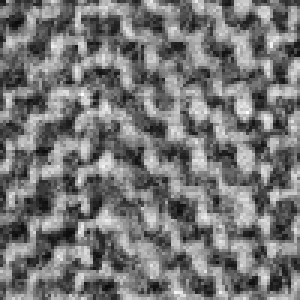
#> input picture images/orig_image_rezise.png, 100 x 100 px, given in place of brodatz_D1.jpeg, which was not available (shown 3 times larger)
$ python large_scale_test.py   (Python 2 division)   (older library calls are emulated)
#> lines starting #> are read from the running program, lines starting #| are printed output that depends on the picture; pictures that were not available may be replaced by others from this repository, and a replacement may not be noted
### images/gabor_class_test/jet_space.py
# -*- coding: utf-8 -*-
"""
Created on Fri Jan 23 12:29:16 2015

@author: frederik
"""

import cv2
import numpy as np

from gabor_complex import complexKernel

class jetSpace:

    def __init__ (self, ks, cks, sig, lm, nofscales, noftheta, gm):

#        print  ks, cks, sig, lm, nofscales, noftheta, gm

#> called with ks = 101, cks = 11, sig = 3.47, lm = 3.18, nofscales = 5, noftheta = 8, gm = 1
        kernel_psi = 0 # np.pi/2.
        kernel_gamma = 1

        self.gabor_jet = []

        for scales in range(nofscales) :
            kernel_list = []

            for thetaadjustment in range(int(noftheta)):
                theta = float(thetaadjustment)/noftheta * np.pi
#                print "theta", theta
                kernel_list.append( complexKernel(ks, cks ,sig, theta, lm, kernel_psi, kernel_gamma) )
            self.gabor_jet.append([scales, kernel_list])
#> further down, image is the input picture: shape (100, 100, 3); min 11, max 255, mean 118.2

    def calculateResponse(self, orig_image):
        gabor_response = []
        for scale, kernel_listn in self.gabor_jet:
            image = orig_image
            original_scale = scale
#            print original_scale

            while scale != 0:
#                print scale, image.shape
                if scale > 0:
                    image = cv2.pyrDown(image)
                    scale -= 1
                else:
                    image = cv2.pyrUp(image)
                    scale += 1

            print image.shape

            analyzed_images = []
            for kernel in kernel_listn:
                gabor_image = kernel.analyze(image)

                gabor_image = cv2.resize(gabor_image, dsize = orig_image.shape[0:2] )

                analyzed_images.append(gabor_image)
            gabor_response.append(analyzed_images)
#> this loop made 5 passes
#> pass 1, in analyze, `dest = cv2.filter2D(src_f, cv2.CV_32F,self.kernel_real)`:
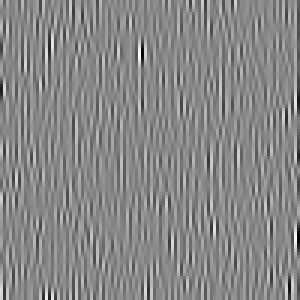
#> dest: shape (100, 100) float32 (shown 3 times larger); min -1.27, max 1.19, mean 0.0395; drawn with min black and max white
#> after the loop, gabor_response = 5 items
        return gabor_response

    # [21 lines left out: functions inspect_kernel, createImage, not called in this run]

    def getPixelJet(self,pos, gabor_list):
#> called with pos = (510, 510)
        colums = len(gabor_list)
#> colums = 5
        rows = len(gabor_list[0])
#> rows = 8
        pixel_jet = np.zeros((colums,rows), np.float )
        for line_index, line in enumerate( gabor_list ):
            for gabor_index, gabor in enumerate(line):
#                print line_index, gabor_index, gabor.shape
                gabor = cv2.blur(gabor,(5,5))
                pixel_jet[line_index,gabor_index] = gabor[ pos[0],pos[1] ]
#> this loop made 1 pass
#> line_index on pass 1: 0
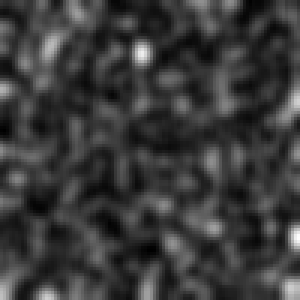
#> gabor: shape (100, 100) float32 (shown 3 times larger); min 0.0737, max 1, mean 0.287; drawn with min black and max white

        return pixel_jet

    def compareJetSpace(self, jet1, jet2):
#        return np.dot(jet1,jet2)
         return np.linalg.norm(jet1-jet2)


"""
    for postD in range(11,14) + range(15,110):
#        camera = cv2.VideoCapture(0)
        print postD
        input_image = "/home/frederik/pcl/brodatz/textures/brodatz_D" + str(postD) + ".jpeg"


        large_kernel_list = []
        for scales in [0,1,2,3,4,5] :
            kernel_list = []
            n = 8.

            for theta in range(int(n)):
#                print theta/12. * 2*np.pi
                kernel_list.append([ (theta/n) * np.pi, complexKernel(101,2.67*1.3, (theta/n) * np.pi , 1/(0.2*np.pi/2), kernel_psi, kernel_gamma) ] )
            large_kernel_list.append([scales, kernel_list])


        print postD
        input_image = "/home/frederik/pcl/brodatz/textures/brodatz_D" + str(postD) + ".jpeg"
        kernel_psi = 0 # np.pi/2.
        kernel_gamma = 1

        large_kernel_list = []
        for scales in [0,1,2,3,4,5] :
            kernel_list = []
            n = 8.

            for theta in range(int(n)):
#                print theta/12. * 2*np.pi
                kernel_list.append([ (theta/n) * np.pi, complexKernel(10*2**scales + 1,2.67*1.3*2**scales, (theta/n) * np.pi , 1/(0.2*np.pi/2) * 2**scales, kernel_psi, kernel_gamma) ] )
            large_kernel_list.append([0, kernel_list])


        k = 0
        while(k != 27):
#             _ = camera.get()
#             _,image = camera.read()
             image = cv2.imread(input_image)
             cv2.imshow('input_image',image)
             large_image_list = []
             kernel_large_list = []

             for scale, kernel_listn in large_kernel_list:
                 image = cv2.imread(input_image)
                 pre_scale = scale
# [8 lines of commented-out code are left out]


                 analyzed_images = []
                 kernels = []
                 print
                 for kernel_number, kernel in kernel_listn:
                     original_scale = pre_scale
#                     print "original_scale", original_scale

                     gabor_image = kernel.analyze(image)

# [14 lines of commented-out code are left out]
                     gabor_image = cv2.resize(gabor_image, dsize = (100,100) )
                     gabor_image = cv2.blur(gabor_image,(5,5))
                     print gabor_image.max()

                     mean_value = str(gabor_image[50,50])

                     cv2.putText(gabor_image, str(mean_value), (0,50), cv2.FONT_HERSHEY_SIMPLEX, 1, (0,0,0),3)
                     cv2.putText(gabor_image,str(mean_value), (0,50), cv2.FONT_HERSHEY_SIMPLEX, 1, (255,255,0),2)

                     analyzed_images.append( gabor_image )
#                     kernels.append( kernel.get_kernel() )

                     kernels.append( np.ones( (11,11), np.float)*float(mean_value)  )

                 former_image = cv2.hconcat(  analyzed_images )
                 print former_image.shape

                 large_image_list.append( former_image )

                 former_kernel = cv2.hconcat( kernels )
                 print former_kernel.shape
                 kernel_large_list.append( former_kernel )


             combinened_image = cv2.vconcat( large_image_list )
             combinened_kernels = cv2.vconcat( kernel_large_list )

#             combinened_image = np.array( combinened_image, np.uint8)
#             cv2.normalize( combinened_image, combinened_image,0,1, cv2.NORM_MINMAX)
             gabor_image = np.array(gabor_image, dtype=np.uint8)
             cv2.imshow('gabor_image', combinened_image*2.+0.5)

             cv2.imshow('gabor_kernels', combinened_kernels)
#             cv2.imwrite(input_image[:-4] + "_gabor.png", (combinened_image*2.+0.5) *100)
#             cv2.imwrite("gabor_kernels.png", np.array(combinened_kernels*255, np.uint8))

             k = cv2.waitKey(0)
             break
    cv2.destroyAllWindows()
"""

### images/gabor_class_test/gabor_complex.py
# encoding: utf-8
# gabor.py
# 2012-3-8
# Eiichiro Momma

__author__ = 'Frederik Hagelskjær'
import numpy as np
import cv2


def mkKernel(ks, cks,sig, th , lm, ps, gm):
        """ Check the kernel size"""
        if not ks%2:
            exit(1)

        """ Definition of the varibles"""
        theta = th
        psi = ps
        sigma = np.float(sig)
        lmbd = np.float(lm)
        gamma = gm

        """Creating the kernel size"""
        xs=np.linspace(-1*ks/10.,1*ks/10.,ks)
        ys=np.linspace(-1*ks/10.,1*ks/10.,ks)
#        xs=np.linspace(-1*ks,1*ks,ks)
#        ys=np.linspace(-1*ks,1*ks,ks)

        """Creating the kernel"""
        x,y = np.meshgrid(xs,ys)

        """ Angle of the signal """
        x_theta = x*np.cos(theta)+y*np.sin(theta)
        y_theta = -x*np.sin(theta)+y*np.cos(theta)

        #return np.array( np.exp(-0.5*(x_theta**2+gamma * y_theta**2)/sigma**2)*np.cos(2.*np.pi*x_theta/lmbd + psi),dtype=np.float32)
        gabor_kernel =  np.array( np.exp(-(x_theta**2 + y_theta**2)/(2*sigma**2) )*np.cos(2.*np.pi*x_theta/lmbd + psi), dtype=np.float32)
        gabor_kernel = cv2.resize(gabor_kernel, dsize = (cks,cks) )
        return gabor_kernel

def mkKernelI(ks, cks, sig, th , lm, ps, gm):
        if not ks%2:
            exit(1)

        """ Definition of the varibles"""
        gamma = gm
#        theta = th * np.pi/180.
        theta = th
        psi = ps
        sigma = np.float(sig)
        lmbd = np.float(lm)

        """Creating the kernel size"""
#        xs=np.linspace(-1*ks/10.,1*ks/10.,ks)
#        ys=np.linspace(-1*ks/10.,1*ks/10.,ks)
        xs=np.linspace(-1*ks/10.,1*ks/10.,ks)
        ys=np.linspace(-1*ks/10.,1*ks/10.,ks)
        """Creating the kernel"""
        x,y = np.meshgrid(xs,ys)

        """ Angle of the signal """
        x_theta = x*np.cos(theta)+y*np.sin(theta)
        y_theta = -x*np.sin(theta)+y*np.cos(theta)

        gabor_kernel =  np.array( np.exp(-(x_theta**2 + y_theta**2)/(2*sigma**2) )*np.sin(2.*np.pi*x_theta/lmbd + psi), dtype=np.float32)
        gabor_kernel = cv2.resize(gabor_kernel, dsize = (cks,cks) )
        return gabor_kernel

class complexKernel:

    def __init__ (self, ks, cks, sig, th, lm, ps, gm):
        self.kernel_real = mkKernel(ks, cks,sig, th, lm, ps, gm )
        self.kernel_imaginary = mkKernelI(ks, cks, sig, th, lm, ps, gm )

    def analyze(self, image):
        image = cv2.cvtColor(image, cv2.COLOR_BGR2GRAY)
        src_f = np.array(image, dtype=np.float32)
        src_f /= 255.

        src_fI = np.array(image, dtype=np.float32)
        src_fI /= 255.

        dest = cv2.filter2D(src_f, cv2.CV_32F,self.kernel_real)
        destI = cv2.filter2D(src_fI, cv2.CV_32F,self.kernel_imaginary)

        mag = np.sqrt(dest**2 + destI**2)

        return mag

    # [4 lines left out: function get_kernel, not called in this run]


# [39 lines that do not run on import are left out]

### images/gabor_class_test/large_scale_test.py
# -*- coding: utf-8 -*-
"""
Created on Fri Jan 23 12:21:49 2015

@author: frederik
"""

import cv2
import numpy as np
from jet_space import jetSpace

gabor_jet_kernel = jetSpace(101, 11, 2.67*1.3, 1/(0.2*np.pi/2),5,8,1)

pixel_jets = []

for testD in range(1,14) + range(15,111):

    input_image = "/home/frederik/pcl/brodatz/textures/brodatz_D" + str(testD) + ".jpeg"
    image = cv2.imread(input_image)
    response = gabor_jet_kernel.calculateResponse(image)
#> (the run stopped early here; a loop or call above may not have finished)

$ run again, on images/test_image.png
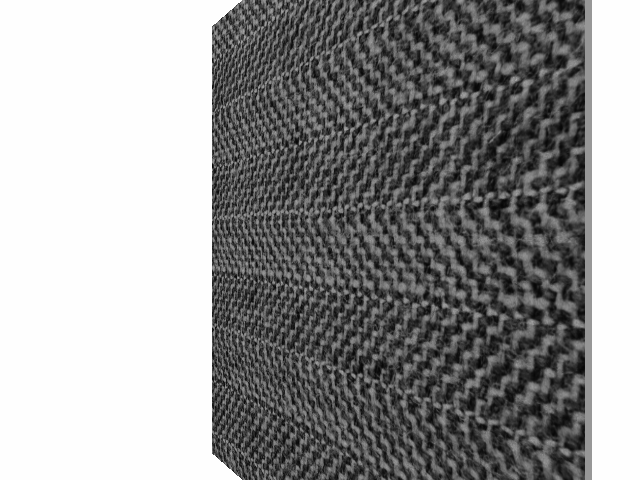
#> input picture images/test_image.png, 640 x 480 px, given in place of brodatz_D1.jpeg, which was not available
#> image is the input picture: shape (480, 640, 3); mean B, G, R 148.9, 148.9, 148.9
#> after the loop in calculateResponse, `for scale, kernel_listn in self.gabor_jet:`:
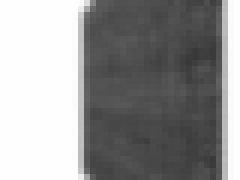
#> image: shape (30, 40, 3) (shown 6 times larger); min 56, max 254, mean 148.9
#> after the loop in calculateResponse, `for scale, kernel_listn in self.gabor_jet:`: gabor_response = 5 items
#> colums = 5
#> rows = 8
#> the loop in getPixelJet, `for line_index, line in enumerate( gabor_list ):` made 1 pass
#> line_index on pass 1: 0
#> after the loop in getPixelJet, `for line_index, line in enumerate( gabor_list ):`:
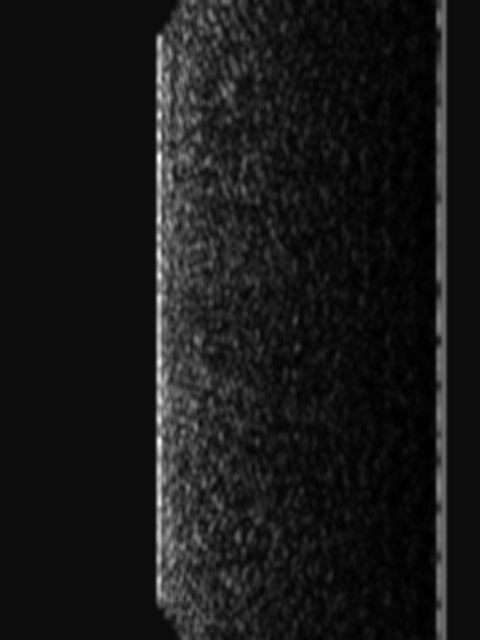
#> gabor: shape (640, 480) float32; min 0.0136, max 1.57, mean 0.162; drawn with min black and max white
